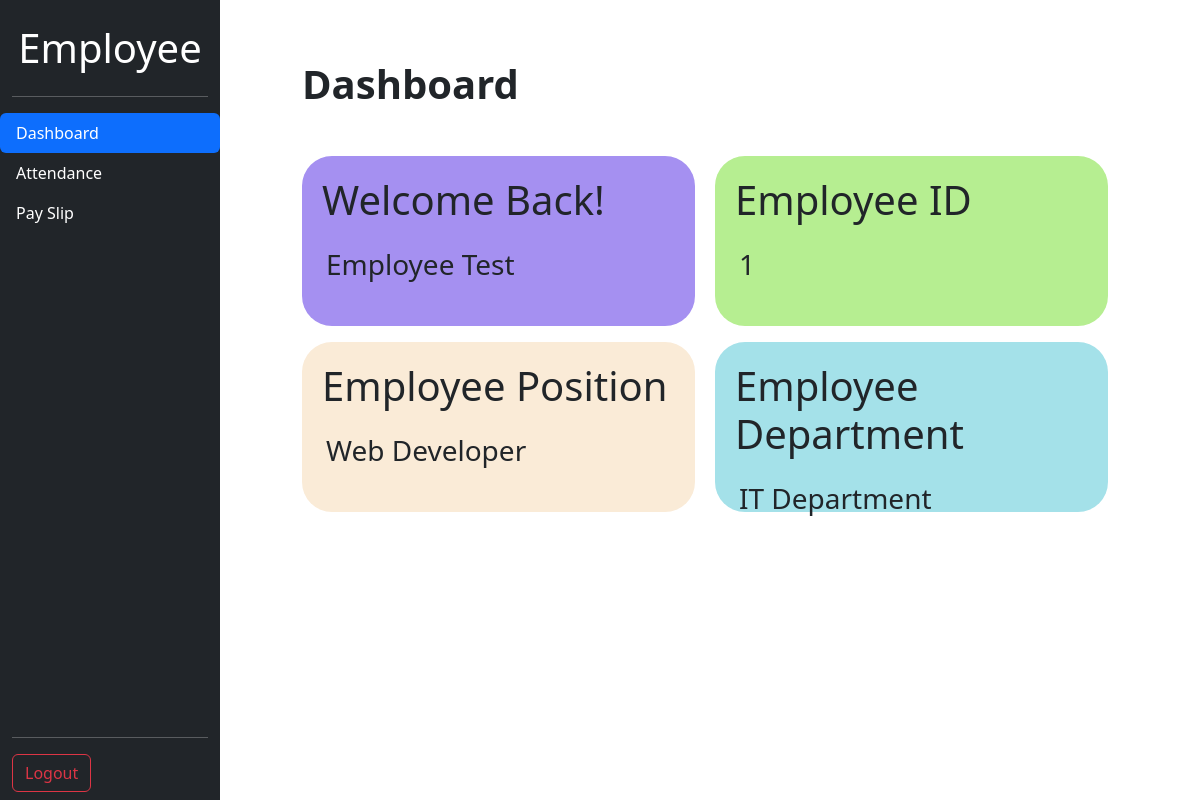
The page /Employee-Panel/employee-dashboard.php (signed in) on the database its author committed.
### tables this page shows
CREATE TABLE `employees` (
  `employee_id` int(11) NOT NULL,
  `employee_name` varchar(100) NOT NULL,
  `employee_email` varchar(100) NOT NULL,
  `employee_password` varchar(255) NOT NULL,
  `hire_date` date NOT NULL,
  `position_id` int(11) NOT NULL,
  `schedule_id` int(11) DEFAULT NULL
);

CREATE TABLE `positions` (
  `position_id` int(11) NOT NULL,
  `position_name` varchar(100) NOT NULL,
  `hourly_rate` decimal(10,2) NOT NULL,
  `department_id` int(11) NOT NULL
);

CREATE TABLE `departments` (
  `department_id` int(11) NOT NULL,
  `department_name` varchar(100) NOT NULL
);

### includes/employee-dashboard.inc.php (called while the page is built, shortened)
<?php
require 'dbhc.inc.php';
try {
    $stmt = $pdo->prepare("SELECT * FROM Employees
                           JOIN Positions ON Employees.position_id = Positions.position_id
                           JOIN Departments ON Positions.department_id = Departments.department_id
                           WHERE Employees.employee_id = :employee_id");
    $stmt->bindParam(':employee_id', $_SESSION['employee_id']);
    $stmt->execute();
    $employee = $stmt->fetch(PDO::FETCH_ASSOC);
} catch (PDOException $e) {
    $_SESSION['error'] = "Error fetching employee data: " . $e->getMessage();
    header("Location: ../Employee-Panel/employee-dashboard.php");
    exit();
}

### Employee-Panel/employee-dashboard.php (the view, shortened to what this page needs)
<?php
require '../includes/employee-dashboard.inc.php';
?>
<!DOCTYPE html>
<html lang="en">
<head>
    <link href="https://cdn.jsdelivr.net/npm/bootstrap@5.3.3/dist/css/bootstrap.min.css" rel="stylesheet" />
    <link rel="stylesheet" href="Styles/general.css" />
    <link rel="stylesheet" href="Styles/info.css" />
    <link rel="stylesheet" href="Styles/dashboard.css" />
</head>
<body>
    <div class="d-flex flex-column position-fixed bot bg-dark vh-100 top-0 start-0" style="width: 220px">
        <div class="container-fluid text-center">
            <h1 class="text-white text-center mt-4">Employee</h1>
        </div>
        <div class="container">
            <hr class="text-white" />
        </div>
        <ul class="nav nav-pills flex-column mb-auto text-white">
            <li class="nav-item">
                <a class="nav-link text-start active" href="../Employee-Panel/employee-dashboard.php">Dashboard</a>
            </li>
            <li class="nav-item items">
                <a class="nav-link text-start text-white" href="../Employee-Panel/attendance.php">Attendance</a>
            </li>
            <li class="nav-item items">
                <a class="nav-link text-start text-white" href="../Employee-Panel/pay-slip.php">Pay Slip</a>
            </li>
        </ul>
        <div class="container">
            <hr class="text-white" />
        </div>
        <div class="container mb-2">
            <a class="btn btn-outline-danger" href="../includes/logout.inc.php">Logout</a>
        </div>
    </div>
    <div class="container">
        <h1 class="mb-5"><strong>Dashboard</strong></h1>
    </div>
    <div class="container d-flex">
        <div class="info-card" style="background-color: rgb(165, 144, 241);">
            <div>
                <h1 class="Labels">Welcome Back!</h1>
                <div>
                    <h3 class="ms-4 mt-4"><?php echo htmlspecialchars($employee['employee_name']); ?></h3>
                </div>
            </div>
        </div>
        <div class="info-card" style="background-color: rgb(182, 238, 145);">
            <div>
                <h1 class="Labels">Employee ID</h1>
                <div>
                    <h3 class="ms-4 mt-4"><?php echo $employee['employee_id']; ?></h3>
                </div>
            </div>
        </div>
    </div>
    <div class="container d-flex mt-3">
        <div class="info-card" style="background-color: antiquewhite;">
            <div>
                <h1 class="Labels">Employee Position</h1>
                <div>
                    <h3 class="ms-4 mt-4"><?php echo htmlspecialchars($employee['position_name']); ?></h3>
                </div>
            </div>
        </div>
        <div class="info-card" style="background-color: rgb(164, 225, 233);">
            <div>
                <h1 class="Labels">Employee Department</h1>
                <div>
                    <h3 class="ms-4 mt-4"><?php echo htmlspecialchars($employee['department_name']); ?></h3>
                </div>
            </div>
        </div>
    </div>
</body>
</html>

### Employee-Panel/Styles/general.css (style rules this page uses)
body { margin: 0; padding-top: 60px; padding-left: 290px; padding-bottom: 60px; padding-right: 60px; background-color: rgb(255, 255, 255); }
.items { background-color: rgb(33, 37, 41); transition: background-color 0.15s; }

### Employee-Panel/Styles/dashboard.css (style rules this page uses)
.info-card { display: flex; border-radius: 30px; margin-right: 20px; width: 500px; height: 170px; cursor: default }
.Labels { margin-top: 20px; margin-left: 20px; }

### rows shown on the page
employees: employee_name "Employee Test", employee_id "1", position.position_name "Web Developer", departments.department_name "IT Department"
